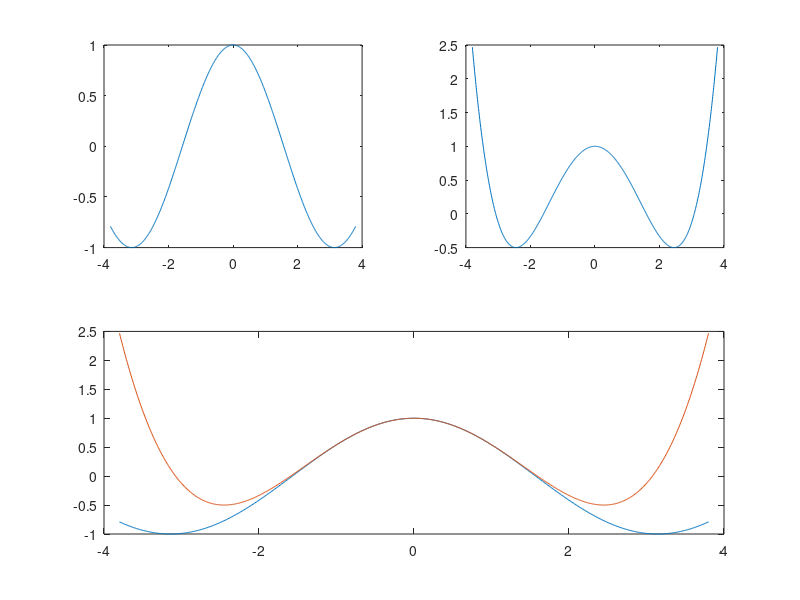

This chart was generated by the following MATLAB code:
subplot(2,2,1)
x=-3.8:1/100:3.8;
y=cos(x);
plot(x,y);

subplot(2,2,2)
x=-3.8:1/100:3.8;
y=1-x.^2/2+x.^4/24;
plot(x,y);

subplot(2,2,[3,4])
x=-3.8:1/100:3.8;
y=cos(x);
plot(x,y);
hold on
x=-3.8:1/100:3.8;
y=1-x.^2/2+x.^4/24;
plot(x,y);
hold off